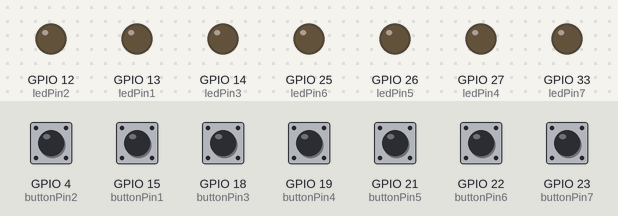
This sketch was run on a simulated ESP32. On the bench: output pins drawn as LEDs (lit = HIGH). The test bench sets the inputs (shaded band); at power-on: GPIO 4 (buttonPin2), GPIO 15 (buttonPin1), GPIO 18 (buttonPin3), GPIO 19 (buttonPin4), GPIO 21 (buttonPin5), GPIO 22 (buttonPin6), GPIO 23 (buttonPin7) LOW. WiFi joins after 1.5 s; servers stay silent unless stated; what the sketch prints to the serial monitor is not drawn.

Above: at 3.2 s.
3.3 s: GPIO 4 (buttonPin2) pulled HIGH for 0.15 s
At 3.5 s:
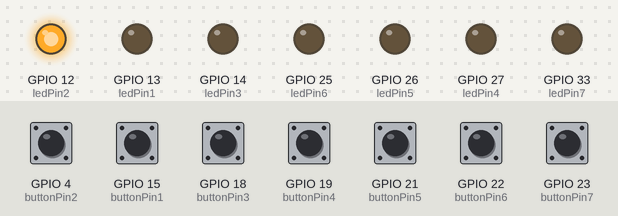
5.2 s: GPIO 15 (buttonPin1) pulled HIGH for 0.15 s
At 5.4 s:
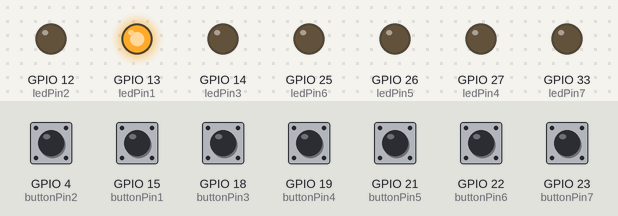
7.1 s: GPIO 18 (buttonPin3) pulled HIGH for 0.15 s
At 7.3 s:
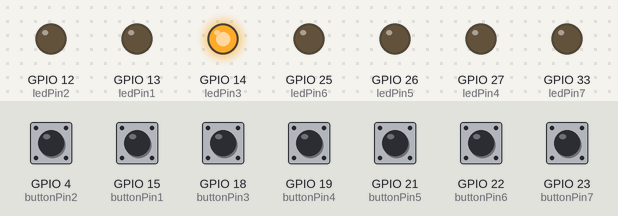
9.0 s: GPIO 19 (buttonPin4) pulled HIGH for 0.15 s
At 9.2 s:
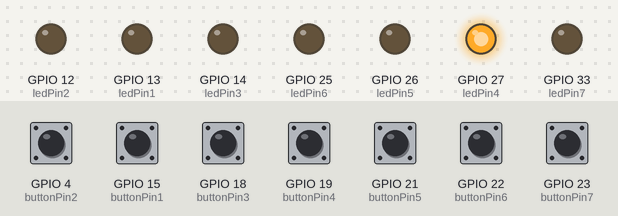
10.9 s: GPIO 21 (buttonPin5) pulled HIGH for 0.15 s
At 11.1 s:
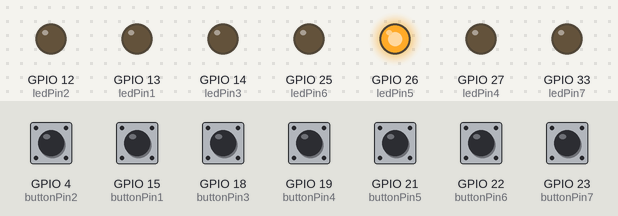
12.8 s: GPIO 22 (buttonPin6) pulled HIGH for 0.15 s
At 13.0 s:
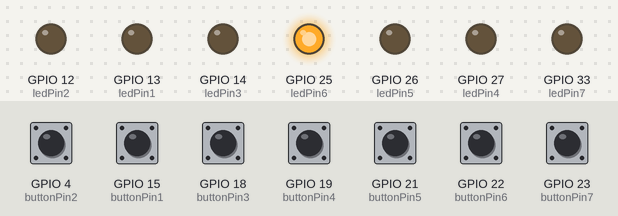
Timing chart, 0 to 15.7 s (numbered marks = the images above; inputs shaded):
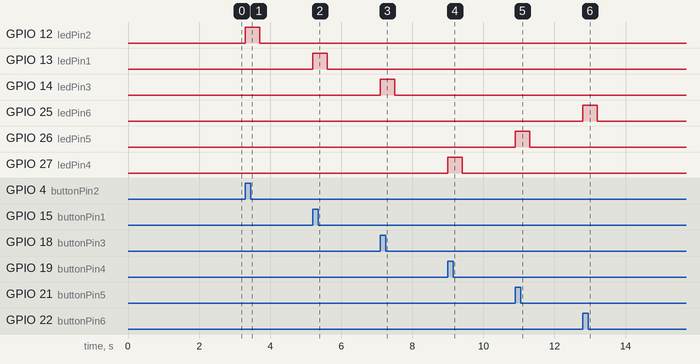

The sketch:

RAc4.ino
```cpp
#include <WiFi.h>
// #include <ESP8266WiFi.h>
// #include <ESP8266WebServer.h>
#include <WebSocketsClient.h>
#include <WebSocketsServer.h>

const int buttonPin1 = 15;
const int buttonPin2 = 4;
const int buttonPin3 = 18;
const int buttonPin4 = 19;
const int buttonPin5 = 21;
const int buttonPin6 = 22;
const int buttonPin7 = 23;

const int ledPin1 = 13;
const int ledPin2 = 12;
const int ledPin3 = 14;
const int ledPin4 = 27;
const int ledPin5 = 26;
const int ledPin6 = 25;
const int ledPin7 = 33;


WebSocketsServer webSocket = WebSocketsServer(5532);

 const char* ssid = "SSID";
 const char* password = "PASSWORD";

const char* webSocketServerHost = "your_computer_ip";
// const uint16_t webSocketServerPort = 5532;

void setup() {
  pinMode(buttonPin1, INPUT);
  pinMode(buttonPin2, INPUT);
  pinMode(buttonPin3, INPUT);
  pinMode(buttonPin4, INPUT);
  pinMode(buttonPin5, INPUT);
  pinMode(buttonPin6, INPUT);
  pinMode(buttonPin7, INPUT);

  pinMode(ledPin1, OUTPUT);
  pinMode(ledPin2, OUTPUT);
  pinMode(ledPin3, OUTPUT);
  pinMode(ledPin4, OUTPUT);
  pinMode(ledPin5, OUTPUT);
  pinMode(ledPin6, OUTPUT);
  pinMode(ledPin7, OUTPUT);

  Serial.begin(115200);

  WiFi.begin(ssid, password);
  while (WiFi.status() != WL_CONNECTED) {
    delay(1000);
    Serial.println("Connecting to WiFi...");
  }
  Serial.println("Connected Successfully");
  webSocket.begin();
  webSocket.onEvent(webSocketEvent);
  // 获取并打印ESP8266的IP地址
  IPAddress ip = WiFi.localIP();
  Serial.print("ESP32 wroom的IP地址: ");
  Serial.println(ip);
}

void loop() {
  webSocket.loop();
  int buttonState1 = digitalRead(buttonPin1);
  int buttonState2 = digitalRead(buttonPin2);
  int buttonState3 = digitalRead(buttonPin3);
  int buttonState4 = digitalRead(buttonPin4);
  int buttonState5 = digitalRead(buttonPin5);
  int buttonState6 = digitalRead(buttonPin6);
  int buttonState7 = digitalRead(buttonPin7);

  if (buttonState1 == HIGH) {
    Serial.println("C4");
    //webSocket.sendTXT("C4");  // 发送音符
    webSocket.broadcastTXT("C4");
    digitalWrite(ledPin1, HIGH);
    delay(400);  // 简单的防抖动
  }
  else{
    digitalWrite(ledPin1, LOW);
  }

  if (buttonState2 == HIGH) {
    Serial.println("D4");
    //webSocket.sendTXT("D4");  // 发送音符
    webSocket.broadcastTXT("D4");
    digitalWrite(ledPin2, HIGH);
    delay(400);  // 简单的防抖动
  }
  else{
    digitalWrite(ledPin2, LOW);
  }

  if (buttonState3 == HIGH) {
    Serial.println("E4");
    //webSocket.sendTXT("D4");  // 发送音符
    webSocket.broadcastTXT("E4");
    digitalWrite(ledPin3, HIGH);
    delay(400);  // 简单的防抖动
  }
  else{
    digitalWrite(ledPin3, LOW);
  }

  if (buttonState4 == HIGH) {
    Serial.println("F4");
    //webSocket.sendTXT("D4");  // 发送音符
    webSocket.broadcastTXT("F4");
    digitalWrite(ledPin4, HIGH);
    delay(400);  // 简单的防抖动
  }
  else{
    digitalWrite(ledPin4, LOW);
  }

  if (buttonState5 == HIGH) {
    Serial.println("G4");
    //webSocket.sendTXT("D4");  // 发送音符
    webSocket.broadcastTXT("G4");
    digitalWrite(ledPin5, HIGH);
    delay(400);  // 简单的防抖动
  }
  else{
    digitalWrite(ledPin5, LOW);
  }

  if (buttonState6 == HIGH) {
    Serial.println("A4");
    //webSocket.sendTXT("D4");  // 发送音符
    webSocket.broadcastTXT("A4");
    digitalWrite(ledPin6, HIGH);
    delay(400);  // 简单的防抖动
  }
  else{
    digitalWrite(ledPin6, LOW);
  }

  if (buttonState7 == HIGH) {
    Serial.println("B4");
    //webSocket.sendTXT("D4");  // 发送音符
    webSocket.broadcastTXT("B4");
    digitalWrite(ledPin7, HIGH);
    delay(400);  // 简单的防抖动
  }
  else{
    digitalWrite(ledPin7, LOW);
  }
}
 void webSocketEvent(uint8_t num, WStype_t type, uint8_t * payload, size_t length) {
  // 处理 WebSocket 事件
 }
```

Measured:
- after the input at 3.3 s, GPIO 12 (ledPin2): LOW → HIGH at once, → LOW 0.40 s later
- after the input at 5.2 s, GPIO 13 (ledPin1): LOW → HIGH at once, → LOW 0.40 s later
- after the input at 7.1 s, GPIO 14 (ledPin3): LOW → HIGH at once, → LOW 0.40 s later
- after the input at 9.0 s, GPIO 27 (ledPin4): LOW → HIGH at once, → LOW 0.40 s later
- after the input at 10.9 s, GPIO 26 (ledPin5): LOW → HIGH at once, → LOW 0.40 s later
- after the input at 12.8 s, GPIO 25 (ledPin6): LOW → HIGH at once, → LOW 0.40 s later
